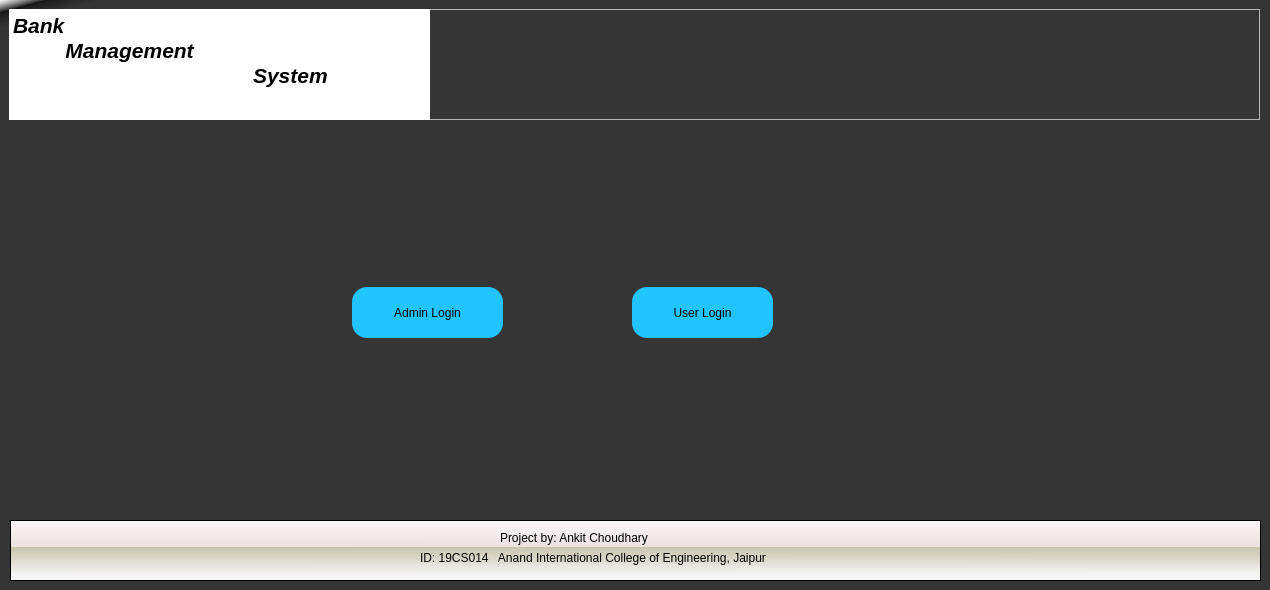
<?xml version="1.0" encoding="UTF-8"?>
<ui version="4.0">
 <class>Form</class>
 <widget class="QWidget" name="Form">
  <property name="geometry">
   <rect>
    <x>0</x>
    <y>0</y>
    <width>1270</width>
    <height>590</height>
   </rect>
  </property>
  <property name="windowTitle">
   <string>Form</string>
  </property>
  <property name="styleSheet">
   <string notr="true">#Form{
background-color: qlineargradient(spread:pad, x1:0, y1:0, x2:0.02, y2:0.0340909, stop:0 rgba(255, 255, 255, 255), stop:0.495 rgba(0, 0, 0, 199), stop:0.505 rgba(28, 28, 28, 255), stop:1 rgba(53, 53, 53, 255));
}
#topframe{
background-color: qconicalgradient(cx:0.000472637, cy:0, angle:227.8, stop:0 rgba(30, 0, 255, 255), stop:0.375 rgba(0, 195, 255, 252), stop:0.423533 rgba(37, 0, 255, 255), stop:0.45 rgba(0, 130, 255, 255), stop:0.477581 rgba(0, 56, 255, 252), stop:0.518717 rgba(71, 171, 255, 255), stop:0.542289 rgba(71, 171, 255, 255), stop:0.547264 rgba(68, 134, 249, 255), stop:0.55 rgba(0, 74, 255, 255), stop:0.552239 rgba(21, 93, 243, 255), stop:0.57754 rgba(102, 0, 255, 255), stop:0.625 rgba(0, 185, 255, 247), stop:1 rgba(255, 255, 0, 69));
}
#textBrowser{
background-color: qconicalgradient(cx:0.000472637, cy:0, angle:227.8, stop:0 rgba(30, 0, 255, 255), stop:0.375 rgba(0, 195, 255, 252), stop:0.423533 rgba(37, 0, 255, 255), stop:0.45 rgba(0, 130, 255, 255), stop:0.477581 rgba(0, 56, 255, 252), stop:0.518717 rgba(71, 171, 255, 255), stop:0.542289 rgba(71, 171, 255, 255), stop:0.547264 rgba(68, 134, 249, 255), stop:0.55 rgba(0, 74, 255, 255), stop:0.552239 rgba(21, 93, 243, 255), stop:0.57754 rgba(102, 0, 255, 255), stop:0.625 rgba(0, 185, 255, 247), stop:1 rgba(255, 255, 0, 69));
border:none;
}
#bottomframe{
background-color: qlineargradient(spread:pad, x1:0.025, y1:0.892545, x2:0.0199005, y2:0, stop:0 rgba(244, 244, 244, 255), stop:0.495 rgba(218, 212, 186, 230), stop:0.505 rgba(236, 224, 224, 255), stop:1 rgba(253, 246, 246, 255));
}
QPushButton{
background:#22c4ff;
border-radius:15px;
font: 75 12pt &quot;MS Sans Serif&quot;;
}</string>
  </property>
  <widget class="QFrame" name="topframe">
   <property name="geometry">
    <rect>
     <x>9</x>
     <y>9</y>
     <width>1251</width>
     <height>111</height>
    </rect>
   </property>
   <property name="frameShape">
    <enum>QFrame::StyledPanel</enum>
   </property>
   <property name="frameShadow">
    <enum>QFrame::Raised</enum>
   </property>
   <widget class="QTextBrowser" name="textBrowser">
    <property name="geometry">
     <rect>
      <x>0</x>
      <y>0</y>
      <width>421</width>
      <height>111</height>
     </rect>
    </property>
    <property name="html">
     <string>&lt;!DOCTYPE HTML PUBLIC &quot;-//W3C//DTD HTML 4.0//EN&quot; &quot;http://www.w3.org/TR/REC-html40/strict.dtd&quot;&gt;
&lt;html&gt;&lt;head&gt;&lt;meta name=&quot;qrichtext&quot; content=&quot;1&quot; /&gt;&lt;style type=&quot;text/css&quot;&gt;
p, li { white-space: pre-wrap; }
&lt;/style&gt;&lt;/head&gt;&lt;body style=&quot; font-family:'MS Shell Dlg 2'; font-size:7.8pt; font-weight:400; font-style:normal;&quot;&gt;
&lt;p align=&quot;justify&quot; style=&quot; margin-top:0px; margin-bottom:0px; margin-left:0px; margin-right:0px; -qt-block-indent:0; text-indent:0px;&quot;&gt;&lt;span style=&quot; font-size:16pt; font-weight:600; font-style:italic;&quot;&gt;Bank &lt;/span&gt;&lt;/p&gt;
&lt;p align=&quot;justify&quot; style=&quot; margin-top:0px; margin-bottom:0px; margin-left:0px; margin-right:0px; -qt-block-indent:0; text-indent:0px;&quot;&gt;&lt;span style=&quot; font-size:16pt; font-weight:600; font-style:italic;&quot;&gt;         Management&lt;/span&gt;&lt;/p&gt;
&lt;p align=&quot;justify&quot; style=&quot; margin-top:0px; margin-bottom:0px; margin-left:0px; margin-right:0px; -qt-block-indent:0; text-indent:0px;&quot;&gt;&lt;span style=&quot; font-size:16pt; font-weight:600; font-style:italic;&quot;&gt;			System&lt;/span&gt;&lt;/p&gt;&lt;/body&gt;&lt;/html&gt;</string>
    </property>
   </widget>
  </widget>
  <widget class="QFrame" name="bottomframe">
   <property name="geometry">
    <rect>
     <x>10</x>
     <y>520</y>
     <width>1251</width>
     <height>61</height>
    </rect>
   </property>
   <property name="frameShape">
    <enum>QFrame::StyledPanel</enum>
   </property>
   <property name="frameShadow">
    <enum>QFrame::Raised</enum>
   </property>
   <widget class="QLabel" name="label">
    <property name="geometry">
     <rect>
      <x>490</x>
      <y>10</y>
      <width>171</width>
      <height>16</height>
     </rect>
    </property>
    <property name="text">
     <string>Project by: Ankit Choudhary </string>
    </property>
   </widget>
   <widget class="QLabel" name="label_2">
    <property name="geometry">
     <rect>
      <x>410</x>
      <y>30</y>
      <width>381</width>
      <height>16</height>
     </rect>
    </property>
    <property name="text">
     <string>ID: 19CS014   Anand International College of Engineering, Jaipur</string>
    </property>
   </widget>
  </widget>
  <widget class="QPushButton" name="Admin_Login_btn">
   <property name="geometry">
    <rect>
     <x>352</x>
     <y>287</y>
     <width>151</width>
     <height>51</height>
    </rect>
   </property>
   <property name="text">
    <string>Admin Login</string>
   </property>
  </widget>
  <widget class="QPushButton" name="User_Login_btn">
   <property name="geometry">
    <rect>
     <x>632</x>
     <y>287</y>
     <width>141</width>
     <height>51</height>
    </rect>
   </property>
   <property name="text">
    <string>User Login</string>
   </property>
  </widget>
 </widget>
 <resources/>
 <connections/>
</ui>
